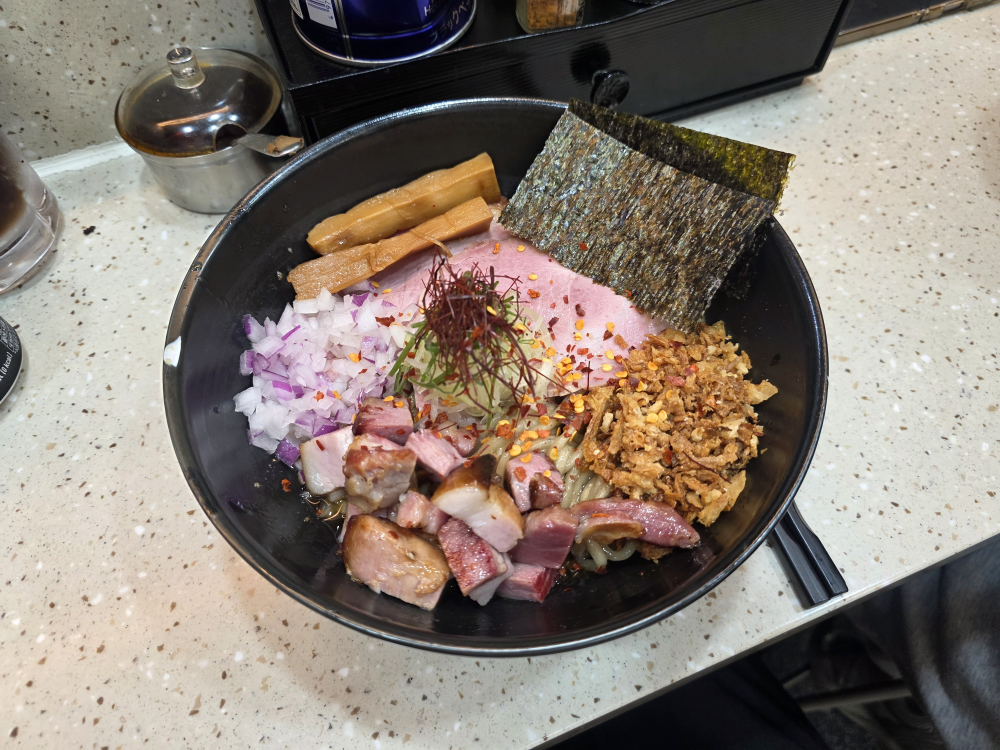
#> input picture samples/ramen.jpg, 4000 x 3000 px (shown at 1/4 size)
$ python test_vision.py ../samples/ramen.jpg
#> lines starting #> are read from the running program, lines starting #| are printed output that depends on the picture
### ramen_bot/vision.py
"""보기(Vision): VLM으로 사진에서 눈에 보이는 특징만 뽑는다. 라멘 종류 판단은 하지 않는다."""
import io
import json
from pathlib import Path

import ollama
from PIL import Image, ImageOps

MODEL = "qwen2.5vl:7b"
MAX_SIDE = 1024  # 이미지 긴 변 최대 픽셀. 클수록 이미지 토큰이 늘어난다 (약 28x28px당 1토큰)
NUM_CTX = 8192  # 컨텍스트 크기(토큰). Ollama 기본값 4096은 이미지+프롬프트에 빠듯하다

FEATURES = {
    "soup": ["yes", "no"],
    "clarity": ["clear", "cloudy", "none"],
    "color": ["pale_gold", "dark_brown", "light_brown", "creamy_white", "red_orange", "none"],
    "noodle": ["thin", "medium", "thick", "unknown"],
}

# 토핑 체크리스트: "보이는 토핑을 나열해"라고 하면 없는 재료를 지어냈다(파인애플, 파스타...).
# 대신 종류 구분에 단서가 되는 토핑만 골라 예/아니오로 묻는다 (knowledge/ 문서의 판별 단서에서 뽑음)
TOPPINGS = {
    "spinach": "cooked spinach or leafy greens",
    "large_nori": "large sheets of nori seaweed",
    "corn": "sweet corn kernels",
    "bean_sprouts": "bean sprouts",
    "butter": "a pat of butter",
    "red_pickled_ginger": "red pickled ginger (beni shoga)",
    "wood_ear": "black wood ear mushroom strips",
    "clams": "clams or shellfish",
    "chili": "chili flakes, chili oil, or red chili paste",
}
# 뺀 항목 (docs/experiments.md 실험 6): chopped_onion은 파를 보고도 true(17/23), raw_egg_yolk는 반숙 달걀을 보고도 true

# 영어로 묻는다: 7B 모델은 영어가 가장 강하고, 한국어 자유 서술은 반복 루프에 잘 빠졌다 (docs/experiments.md Before 4)
# 라멘 지식(어떤 종류가 어떤 국물인지)은 주지 않고, 각 선택지가 "어떻게 보이는지"만 정의한다
PROMPT = """Look at the ramen bowl in this photo. Answer ONLY about what is visible. Do not guess the ramen style.

- soup: "yes" if the noodles sit in liquid broth. "no" if it is a soupless mixed-noodle dish (at most a little sauce at the bottom).
- clarity: "clear" if the broth is transparent enough to see noodles through it. "cloudy" if the broth is opaque or milky. "none" if there is no soup.
- color: the broth color.
  "pale_gold" = light yellow and transparent,
  "dark_brown" = dark soy-sauce color,
  "light_brown" = beige or tan,
  "creamy_white" = milky white,
  "red_orange" = chili red or orange,
  "none" = no soup.
- noodle: noodle thickness. "thin" = about spaghetti thickness or thinner, "medium", "thick" = clearly thick and chewy, "unknown" = noodles are hidden.
- toppings: for each item, true only if you can clearly see it in the bowl, otherwise false.
""" + "\n".join(f"  {name}: {desc}" for name, desc in TOPPINGS.items())

SCHEMA = {
    "type": "object",
    "properties": {
        **{name: {"type": "string", "enum": options} for name, options in FEATURES.items()},
        "toppings": {
            "type": "object",
            "properties": {name: {"type": "boolean"} for name in TOPPINGS},
            "required": list(TOPPINGS),
        },
    },
    "required": [*FEATURES, "toppings"],
}


def load_resized(image_path: Path, verbose: bool = True) -> bytes:
    """이미지를 긴 변 MAX_SIDE 이하로 줄여서 JPEG 바이트로 돌려준다."""
#> called with verbose = True
    # exif_transpose: 폰 사진은 EXIF 회전 정보로만 세워져 있는 경우가 있어서, 실제 픽셀을 바로 세운다
    img = ImageOps.exif_transpose(Image.open(image_path)).convert("RGB")
#> img is the input picture: PIL image 4000x3000 RGB; mean R, G, B 136.8, 126.2, 116.6
    original = img.size
#> original = (4000, 3000)
    img.thumbnail((MAX_SIDE, MAX_SIDE))  # 비율 유지하며 축소 (작은 이미지는 그대로)
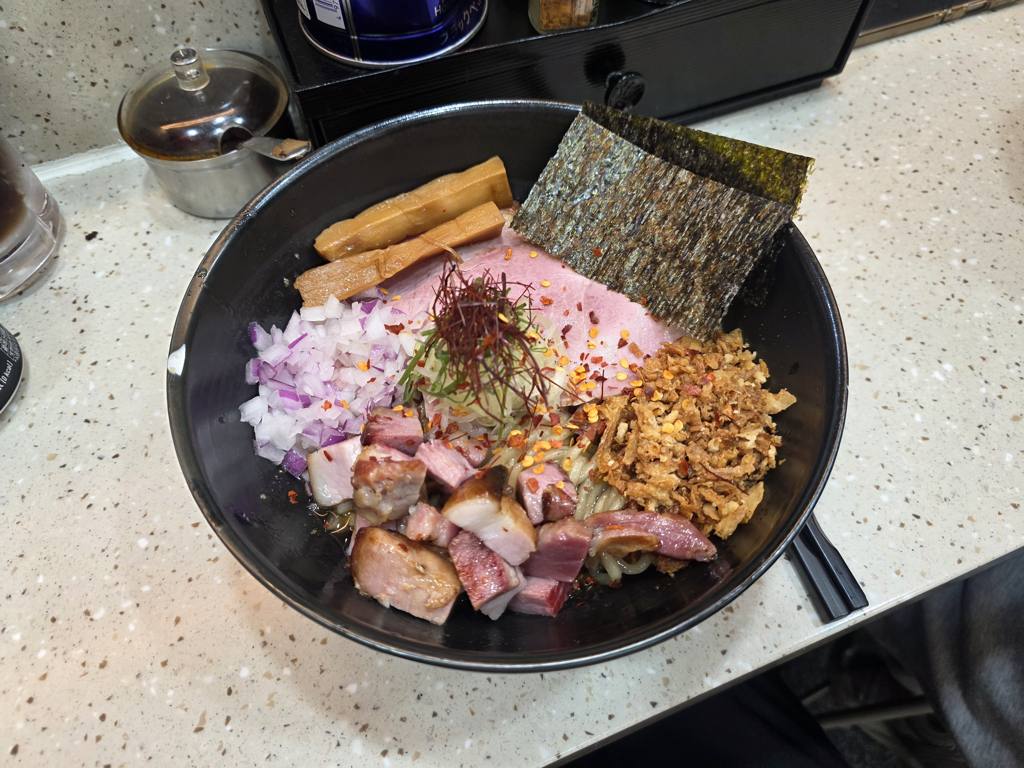
#> img: PIL image 1024x768 RGB; mean R, G, B 136.8, 126.2, 116.6
    if verbose:
        print(f"이미지 크기: {original[0]}x{original[1]} -> {img.size[0]}x{img.size[1]}")
#| 이미지 크기: 4000x3000 -> 1024x768
    buf = io.BytesIO()
    img.save(buf, format="JPEG", quality=90)
    return buf.getvalue()


# 관문(gate): 특징 추출 전에 "면 요리 사진인가"만 따로 묻는다 (실험 10).
# - 관문이 없을 때는 라멘이 아닌 사진도 "국물 없음" → 후보 1개(아부라소바) → LLM 생략으로 그대로 판별됐다
# - 특징 추출 PROMPT에 질문을 섞었더니 기존 특징(국물 유무)까지 흔들려서, 호출을 분리해 기존 동작을 그대로 둔다
# - "라멘 그릇인가"로 물으면 토핑이 수북한 마제소바를 거절해서, 넉넉하게 "면 요리인가"로 묻는다.
#   파스타 등은 통과하지만, 진짜 라멘을 거절하는 것보다 낫다
# - "면이 보이나"로 물으면 뽀얀 국물에 면이 잠긴 돈코츠·토리파이탄·미소를 거절해서,
#   "그릇 요리 / 다른 음식 / 음식 아님" 중에서 고르게 하고 애매하면 그릇 요리를 고르게 한다
GATE_PROMPT = """What does this photo mainly show? Choose one.
- "noodle_bowl": a bowl of ramen or another noodle dish. The noodles may be completely hidden under thick or milky broth \
or under toppings; it still counts. Soupless noodles and noodles with a separate dipping soup also count.
- "other_food": food or drink with no bowl of broth or noodles (for example pizza, rice, cake, coffee).
- "not_food": no food at all (for example objects, clothing, people, scenery, a screenshot).
If you are unsure, choose "noodle_bowl"."""
GATE_SCHEMA = {
    "type": "object",
    "properties": {"subject": {"type": "string", "enum": ["noodle_bowl", "other_food", "not_food"]}},
    "required": ["subject"],
}


# [27 lines left out: functions is_noodle_dish, extract_features, not called in this run]

### scripts/test_vision.py
"""첫 Vision 테스트: 라멘 사진 한 장을 로컬 VLM(qwen2.5vl)에 보내고 답을 받는다.

사용법:
    python scripts/test_vision.py samples/shio_1.jpg
"""
import sys
import time
from pathlib import Path

import ollama

from ramen_bot.vision import MODEL, NUM_CTX, load_resized

PROMPT = """이 사진을 보고 한국어로 답해줘.
1. 라멘 종류 (예: 돈코츠, 쇼유, 미소, 시오, 이에케, 츠케멘 등)
2. 보이는 토핑
3. 판단 근거 (국물 색, 면 굵기 등)
라멘이 아니면 '라멘 아님'이라고만 답해."""


def main() -> None:
    if len(sys.argv) < 2:
        print("사용법: python scripts/test_vision.py <이미지 경로>")
        sys.exit(1)

    image_path = Path(sys.argv[1])
    if not image_path.exists():
        print(f"이미지를 찾을 수 없어요: {image_path}")
        sys.exit(1)

    print(f"[{MODEL}] 분석 중... (첫 실행은 모델 로딩 때문에 느려요)")
    start = time.time()

    # images에 바이트를 넘기면 ollama 라이브러리가 base64로 인코딩해서 보내준다
    response = ollama.chat(
        model=MODEL,
        messages=[{"role": "user", "content": PROMPT, "images": [load_resized(image_path)]}],
        options={"num_ctx": NUM_CTX},
    )

    print(response["message"]["content"])
    print(f"\n(소요 시간: {time.time() - start:.1f}초)")


if __name__ == "__main__":
    main()
#> (the call stopped at in main, `response = ollama.chat( model=MODEL, messages=[{"role": "user", "conte..`: ollama is not available in this run)
